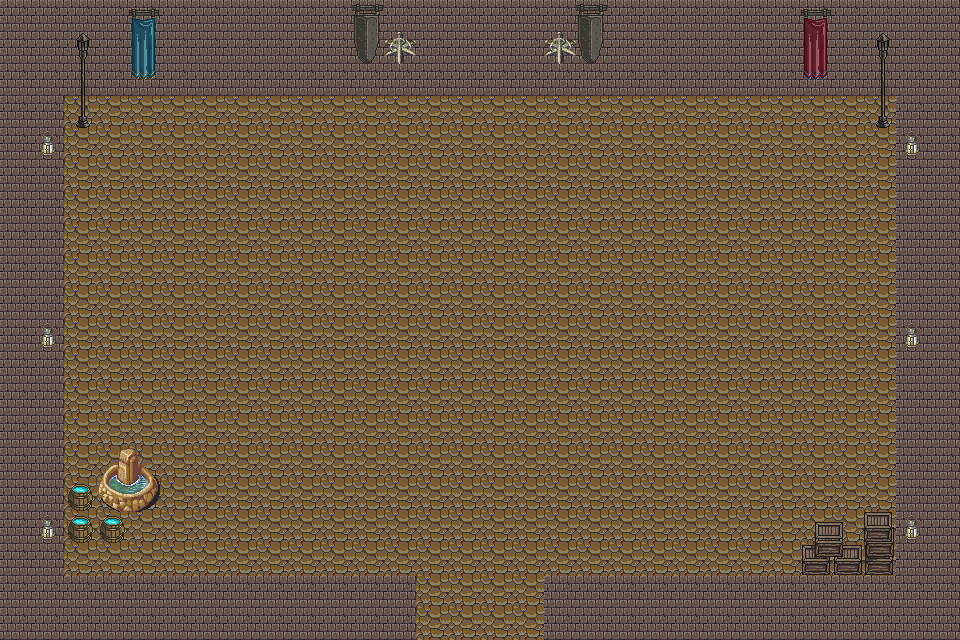

This is a level from a 2D game, rendered from its Tiled map with the project's own tilesets. A one-line summary and the complete map file follow:
An orthogonal 30x20 tile map with 32x32 px tiles, 3 tile layers (Pavimento, Mura, Oggetti) and 11 objects.

<map version="1.10" tiledversion="1.11.0" orientation="orthogonal" renderorder="right-down" width="30" height="20" tilewidth="32" tileheight="32" infinite="0" nextlayerid="6" nextobjectid="13">
 <tileset firstgid="1" source="1.tsx" />
 <layer id="2" name="Pavimento" width="30" height="20">
  <data encoding="csv">
184,184,184,184,184,184,184,184,184,184,184,184,184,20,184,184,184,184,184,184,184,184,184,184,184,184,184,184,184,184,
184,184,184,184,184,184,184,184,184,184,184,184,184,184,20,184,184,184,184,184,184,184,184,184,184,184,184,184,184,184,
184,184,184,184,184,184,184,184,184,184,184,184,184,65,20,20,66,184,184,184,184,184,184,184,184,184,184,184,184,184,
184,184,184,184,184,184,184,184,184,184,184,184,184,184,184,184,184,184,184,184,184,184,184,184,184,184,184,184,184,184,
184,184,184,184,184,184,184,184,184,184,184,184,184,184,184,184,184,184,184,184,184,184,184,184,184,184,184,184,184,184,
184,184,184,184,184,184,184,184,184,184,184,184,184,184,184,184,184,184,184,184,184,184,184,184,184,184,184,184,184,184,
184,184,184,184,184,184,184,184,184,184,184,184,184,184,184,184,184,184,184,184,184,184,184,184,184,184,184,184,184,184,
184,184,184,184,184,184,184,184,184,184,184,184,184,184,184,184,184,184,184,184,184,184,184,184,184,184,184,184,184,184,
184,184,184,184,184,184,184,184,184,184,184,184,184,184,184,184,184,184,184,184,184,184,184,184,184,184,184,184,184,184,
184,184,184,184,184,184,184,184,184,184,184,184,184,184,184,184,184,184,184,184,184,184,184,184,184,184,184,184,184,184,
184,184,184,184,184,184,184,184,184,184,184,184,184,184,184,184,184,184,184,184,184,184,184,184,184,184,184,184,184,184,
184,184,184,184,184,184,184,184,184,184,184,184,184,184,184,184,184,184,184,184,184,184,184,184,184,184,184,184,184,184,
184,184,184,184,184,184,184,184,184,184,184,184,184,184,184,184,184,184,184,184,184,184,184,184,184,184,184,184,184,184,
184,184,184,184,184,184,184,184,184,184,184,184,184,184,184,184,184,184,184,184,184,184,184,184,184,184,184,184,184,184,
184,184,184,184,184,184,184,184,184,184,184,184,184,184,184,184,184,184,184,184,184,184,184,184,184,184,184,184,184,184,
184,184,184,184,184,184,184,184,184,184,184,184,184,184,184,184,184,184,184,184,184,184,184,184,184,184,184,184,184,184,
184,184,184,184,184,184,184,184,184,184,184,184,184,184,184,184,184,184,184,184,184,184,184,184,184,184,184,184,184,184,
184,184,184,184,184,184,184,184,184,184,184,184,184,184,184,184,184,184,184,184,184,184,184,184,184,184,184,184,184,184,
184,184,184,184,184,184,184,184,184,184,184,184,184,184,184,184,184,184,184,184,184,184,184,184,184,184,184,184,184,184,
184,184,184,184,184,184,184,184,184,184,184,184,184,184,184,184,184,184,184,184,184,184,184,184,184,184,184,184,184,184
</data>
 </layer>
 <layer id="1" name="Mura" width="30" height="20">
  <data encoding="csv">
88,88,88,88,88,88,88,88,88,88,88,88,88,88,88,88,88,88,88,88,88,88,88,88,88,88,88,88,88,88,
88,88,88,88,88,88,88,88,88,88,88,88,88,88,88,88,88,88,88,88,88,88,88,88,88,88,88,88,88,88,
88,88,88,88,88,88,88,88,88,88,88,88,88,88,88,88,88,88,88,88,88,88,88,88,88,88,88,88,88,88,
88,88,0,0,0,0,0,0,0,0,0,0,0,0,0,0,0,0,0,0,0,0,0,0,0,0,0,0,88,88,
88,88,0,0,0,0,0,0,0,0,0,0,0,0,0,0,0,0,0,0,0,0,0,0,0,0,0,0,88,88,
88,88,0,0,0,0,0,0,0,0,0,0,0,0,0,0,0,0,0,0,0,0,0,0,0,0,0,0,88,88,
88,88,0,0,0,0,0,0,0,0,0,0,0,0,0,0,0,0,0,0,0,0,0,0,0,0,0,0,88,88,
88,88,0,0,0,0,0,0,0,0,0,0,0,0,0,0,0,0,0,0,0,0,0,0,0,0,0,0,88,88,
88,88,0,0,0,0,0,0,0,0,0,0,0,0,0,0,0,0,0,0,0,0,0,0,0,0,0,0,88,88,
88,88,0,0,0,0,0,0,0,0,0,0,0,0,0,0,0,0,0,0,0,0,0,0,0,0,0,0,88,88,
88,88,0,0,0,0,0,0,0,0,0,0,0,0,0,0,0,0,0,0,0,0,0,0,0,0,0,0,88,88,
88,88,0,0,0,0,0,0,0,0,0,0,0,0,0,0,0,0,0,0,0,0,0,0,0,0,0,0,88,88,
88,88,0,0,0,0,0,0,0,0,0,0,0,0,0,0,0,0,0,0,0,0,0,0,0,0,0,0,88,88,
88,88,0,0,0,0,0,0,0,0,0,0,0,0,0,0,0,0,0,0,0,0,0,0,0,0,0,0,88,88,
88,88,0,0,0,0,0,0,0,0,0,0,0,0,0,0,0,0,0,0,0,0,0,0,0,0,0,0,88,88,
88,88,0,0,0,0,0,0,0,0,0,0,0,0,0,0,0,0,0,0,0,0,0,0,0,0,0,0,88,88,
88,88,0,0,0,0,0,0,0,0,0,0,0,0,0,0,0,0,0,0,0,0,0,0,0,0,0,0,88,88,
88,88,0,0,0,0,0,0,0,0,0,0,0,0,0,0,0,0,0,0,0,0,0,0,0,0,0,0,88,88,
88,88,88,88,88,88,88,88,88,88,88,88,88,0,0,0,0,88,88,88,88,88,88,88,88,88,88,88,88,88,
88,88,88,88,88,88,88,88,88,88,88,88,88,0,0,0,0,88,88,88,88,88,88,88,88,88,88,88,88,88
</data>
 </layer>
 <layer id="4" name="Oggetti" width="30" height="20">
  <data encoding="csv">
0,0,0,0,120,0,0,0,0,0,0,99,0,0,0,0,0,0,99,0,0,0,0,0,0,121,0,0,0,0,
0,0,192,0,136,0,0,0,0,0,0,115,97,0,0,0,0,97,115,0,0,0,0,0,0,137,0,192,0,0,
0,0,208,0,152,0,0,0,0,0,0,0,0,0,0,0,0,0,0,0,0,0,0,0,0,153,0,208,0,0,
0,0,224,0,0,0,0,0,0,0,0,0,0,0,0,0,0,0,0,0,0,0,0,0,0,0,0,224,0,0,
0,117,0,0,0,0,0,0,0,0,0,0,0,0,0,0,0,0,0,0,0,0,0,0,0,0,0,0,117,0,
0,0,0,0,0,0,0,0,0,0,0,0,0,0,0,0,0,0,0,0,0,0,0,0,0,0,0,0,0,0,
0,0,0,0,0,0,0,0,0,0,0,0,0,0,0,0,0,0,0,0,0,0,0,0,0,0,0,0,0,0,
0,0,0,0,0,0,0,0,0,0,0,0,0,0,0,0,0,0,0,0,0,0,0,0,0,0,0,0,0,0,
0,0,0,0,0,0,0,0,0,0,0,0,0,0,0,0,0,0,0,0,0,0,0,0,0,0,0,0,0,0,
0,0,0,0,0,0,0,0,0,0,0,0,0,0,0,0,0,0,0,0,0,0,0,0,0,0,0,0,0,0,
0,117,0,0,0,0,0,0,0,0,0,0,0,0,0,0,0,0,0,0,0,0,0,0,0,0,0,0,117,0,
0,0,0,0,0,0,0,0,0,0,0,0,0,0,0,0,0,0,0,0,0,0,0,0,0,0,0,0,0,0,
0,0,0,0,0,0,0,0,0,0,0,0,0,0,0,0,0,0,0,0,0,0,0,0,0,0,0,0,0,0,
0,0,0,0,0,0,0,0,0,0,0,0,0,0,0,0,0,0,0,0,0,0,0,0,0,0,0,0,0,0,
0,0,0,202,203,0,0,0,0,0,0,0,0,0,0,0,0,0,0,0,0,0,0,0,0,0,0,0,0,0,
0,0,234,218,219,0,0,0,0,0,0,0,0,0,0,0,0,0,0,0,0,0,0,0,0,0,0,0,0,0,
0,117,234,234,0,0,0,0,0,0,0,0,0,0,0,0,0,0,0,0,0,0,0,0,0,232,233,235,117,0,
0,0,0,0,0,0,0,0,0,0,0,0,0,0,0,0,0,0,0,0,0,0,0,0,0,248,249,251,0,0,
0,0,0,0,0,0,0,0,0,0,0,0,0,0,0,0,0,0,0,0,0,0,0,0,0,0,0,0,0,0,
0,0,0,0,0,0,0,0,0,0,0,0,0,0,0,0,0,0,0,0,0,0,0,0,0,0,0,0,0,0
</data>
 </layer>
 <objectgroup id="5" name="Collisioni">
  <object id="1" x="1.33333" y="0.5" width="542.417" height="94.8333" />
  <object id="2" x="544.667" y="-2" width="415.333" height="97.3333" />
  <object id="3" x="545.333" y="574.667" width="415.333" height="65.3333" />
  <object id="4" x="897.333" y="94.6667" width="63.3333" height="478" />
  <object id="5" x="0" y="96.6667" width="62.6667" height="546.667" />
  <object id="6" x="63.3333" y="574" width="352" height="66.6667" />
  <object id="7" x="66.6667" y="480" width="59.3333" height="62.6667" />
  <object id="8" x="96.6667" y="446.667" width="60.6667" height="61.3333" />
  <object id="10" x="802.667" y="509.333" width="94.6667" height="64" />
  <object id="11" x="867.333" y="96" width="32" height="28.6667" />
  <object id="12" x="64" y="96" width="33.3333" height="34.6667" />
 </objectgroup>
</map>
